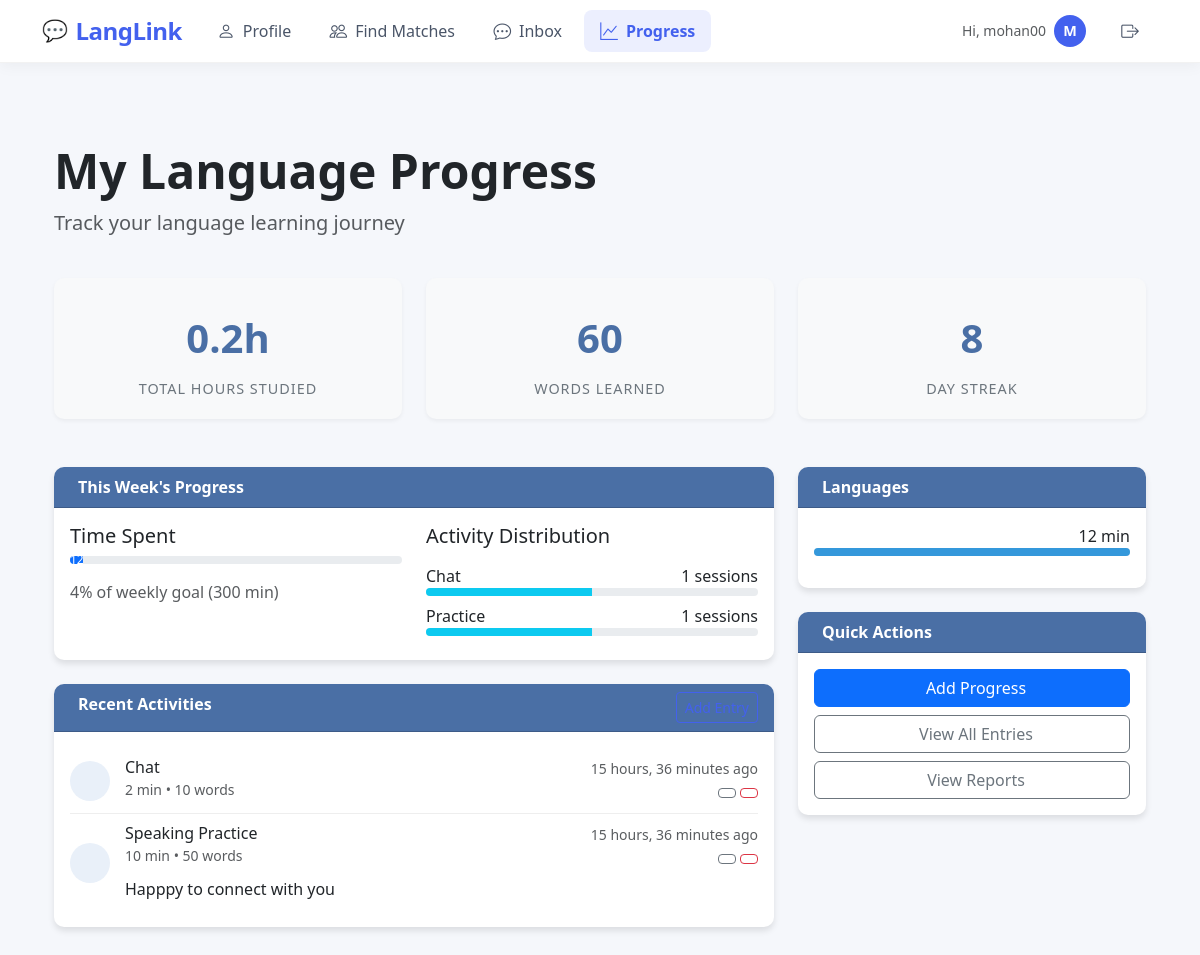
Page /progress/ (signed in) on the committed database.
### main/models.py (models this page shows, shortened)
class ProgressLog(models.Model):
    ACTIVITY_CHOICES = [
        ('chat', 'Chat'),
        ('lesson', 'Lesson'),
        ('practice', 'Speaking Practice'),
        ('vocab', 'Vocabulary'),
        ('grammar', 'Grammar'),
        ('other', 'Other')
    ]
    user = models.ForeignKey(User, on_delete=models.CASCADE, related_name='progress_logs')
    date = models.DateField(auto_now_add=True)
    activity_type = models.CharField(max_length=20, choices=ACTIVITY_CHOICES, default='chat')
    language = models.CharField(max_length=2, choices=Profile.LANGUAGES, default='en')
    minutes_studied = models.PositiveIntegerField(default=0)
    words_learned = models.PositiveIntegerField(default=0)
    proficiency_level = models.CharField(max_length=20, choices=[
        ('beginner', 'Beginner'),
        ('elementary', 'Elementary'),
        ('intermediate', 'Intermediate'),
        ('upper_intermediate', 'Upper Intermediate'),
        ('advanced', 'Advanced'),
        ('fluent', 'Fluent')
    ], default='beginner')
    notes = models.TextField(blank=True)
    class Meta:
        ordering = ['-date']
        verbose_name_plural = 'Progress Logs'

### main/views.py (the view)
# urls.py: path('progress/', login_required(views.ProgressDashboardView.as_view()), name='progress_dashboard'),
class ProgressDashboardView(LoginRequiredMixin, TemplateView):
    template_name = 'progress/dashboard.html'
    def get_context_data(self, **kwargs):
        context = super().get_context_data(**kwargs)
        user = self.request.user
        today = timezone.now().date()
        week_ago = today - timezone.timedelta(days=7)
        weekly_logs = ProgressLog.objects.filter(
            user=user,
            date__range=[week_ago, today]
        )
        total_minutes = weekly_logs.aggregate(total=Sum('minutes_studied'))['total'] or 0
        total_words = weekly_logs.aggregate(total=Sum('words_learned'))['total'] or 0
        activity_distribution = weekly_logs.values('activity_type').annotate(
            count=Count('id'),
            total_minutes=Sum('minutes_studied')
        )
        total_activities = sum(item['count'] for item in activity_distribution) if activity_distribution else 1
        for activity in activity_distribution:
            activity['percentage'] = (activity['count'] / total_activities * 100) if total_activities > 0 else 0
        recent_activities = ProgressLog.objects.filter(user=user).order_by('-date')[:5]
        language_distribution = weekly_logs.values('language').annotate(
            total_minutes=Sum('minutes_studied')
        ).order_by('-total_minutes')
        total_lang_minutes = sum(item['total_minutes'] for item in language_distribution) if language_distribution else 1
        for lang in language_distribution:
            lang['percentage'] = (lang['total_minutes'] / total_lang_minutes * 100) if total_lang_minutes > 0 else 0
            lang['color'] = self.get_language_color(lang['language'])
        total_hours = ProgressLog.objects.filter(user=user).aggregate(
            total=Sum('minutes_studied')
        )['total'] or 0
        context.update({
            'weekly_summary': {
                'total_minutes': total_minutes,
                'total_hours': round(total_minutes / 60, 1) if total_minutes else 0,
                'words_learned': total_words,
                'activity_distribution': activity_distribution,
                'percentage_complete': min(100, int((total_minutes / 300) * 100)) if total_minutes else 0,  # 5 hour weekly goal
                'goal': 300,  # 5 hours in minutes
                'total_days': (today - week_ago).days + 1
            },
            'recent_activities': recent_activities,
            'language_distribution': language_distribution,
            'total_hours_studied': round(total_hours / 60, 1) if total_hours else 0,
            'total_words_learned': ProgressLog.objects.filter(user=user).aggregate(
                total=Sum('words_learned')
            )['total'] or 0,
        })
        return context
    def get_language_color(self, language_code):
        colors = {
            'en': '#3498db',  # English - Blue
            'es': '#e74c3c',  # Spanish - Red
            'fr': '#2ecc71',  # French - Green
            'de': '#f39c12',  # German - Orange
            'it': '#9b59b6',  # Italian - Purple
            'pt': '#1abc9c',  # Portuguese - Turquoise
            'ru': '#e67e22',  # Russian - Carrot
            'zh': '#e74c3c',  # Chinese - Red
            'ja': '#2c3e50',  # Japanese - Dark Blue
            'ko': '#34495e',  # Korean - Dark Gray
        }
        return colors.get(language_code, '#95a5a6')  # Default gray

### templates/progress/dashboard.html (shortened to what this page needs)
{% extends 'base.html' %}
{% load static %}
{% block content %}
<div class="container py-5">
    <div class="row mb-4">
        <div class="col-12">
            <h1 class="display-5 fw-bold">My Language Progress</h1>
            <p class="lead text-muted">Track your language learning journey</p>
        </div>
    </div>
    <div class="row mb-4">
        <div class="col-md-4 mb-4">
            <div class="stat-card">
                <div class="stat-number">{{ total_hours_studied|default:0 }}h</div>
                <div class="stat-label">Total Hours Studied</div>
            </div>
        </div>
        <div class="col-md-4 mb-4">
            <div class="stat-card">
                <div class="stat-number">{{ total_words_learned|default:0 }}</div>
                <div class="stat-label">Words Learned</div>
            </div>
        </div>
        <div class="col-md-4 mb-4">
            <div class="stat-card">
                <div class="stat-number">{{ weekly_summary.total_days|default:0 }}</div>
                <div class="stat-label">Day Streak</div>
            </div>
        </div>
    </div>
    <div class="row">
        <div class="col-lg-8">
            <div class="card progress-card">
                <div class="card-header">
                    This Week's Progress
                </div>
                <div class="card-body">
                    <div class="row">
                        <div class="col-md-6">
                            <h5>Time Spent</h5>
                            <div class="progress mb-3">
                                <div class="progress-bar bg-primary" role="progressbar"
                                     style="width: {{ weekly_summary.percentage_complete|default:0 }}%"
                                     aria-valuenow="{{ weekly_summary.percentage_complete|default:0 }}"
                                     aria-valuemin="0"
                                     aria-valuemax="100">
                                    {{ weekly_summary.total_minutes|default:0 }} min
                                </div>
                            </div>
                            <p class="text-muted">{{ weekly_summary.percentage_complete|default:0 }}% of weekly goal ({{ weekly_summary.goal|default:300 }} min)</p>
                        </div>
                        <div class="col-md-6">
                            <h5>Activity Distribution</h5>
                            <div class="mt-3">
                                {% for activity in weekly_summary.activity_distribution %}
                                <div class="mb-2">
                                    <div class="d-flex justify-content-between">
                                        <span>{{ activity.activity_type|title }}</span>
                                        <span>{{ activity.count }} sessions</span>
                                    </div>
                                    <div class="progress">
                                        <div class="progress-bar bg-info"
                                             role="progressbar"
                                             style="width: {{ activity.percentage }}%"
                                             aria-valuenow="{{ activity.percentage }}"
                                             aria-valuemin="0"
                                             aria-valuemax="100">
                                        </div>
                                    </div>
                                </div>
                                {% endfor %}
                            </div>
                        </div>
                    </div>
                </div>
            </div>
            <div class="card progress-card mt-4">
                <div class="card-header">
                    Recent Activities
                    <a href="{% url 'main:progress_add' %}" class="btn btn-sm btn-outline-primary float-end">
                    </a>
                </div>
                <div class="card-body">
                    {% if recent_activities %}
                        {% for activity in recent_activities %}
                        <div class="d-flex align-items-center activity-item">
                            <div class="activity-icon">
                            </div>
                            <div class="flex-grow-1">
                                <div class="d-flex justify-content-between">
                                    <h6 class="mb-0">{{ activity.get_activity_type_display }}</h6>
                                    <small class="text-muted">{{ activity.date|timesince }} ago</small>
                                </div>
                                <div class="d-flex justify-content-between">
                                    <small class="text-muted">
                                        {{ activity.minutes_studied }} min •
                                        {{ activity.words_learned }} words
                                    </small>
                                    <div>
                                        <a href="{% url 'main:progress_edit' activity.id %}" class="btn btn-sm btn-outline-secondary">
                                        </a>
                                        <a href="{% url 'main:progress_delete' activity.id %}" class="btn btn-sm btn-outline-danger">
                                        </a>
                                    </div>
                                </div>
                                {% if activity.notes %}
                                <p class="mb-0 mt-2">{{ activity.notes }}</p>
                                {% endif %}
                            </div>
                        </div>
                        {% endfor %}
                    {% endif %}
                </div>
            </div>
        </div>
        <div class="col-lg-4">
            <div class="card progress-card mb-4">
                <div class="card-header">
                    Languages
                </div>
                <div class="card-body">
                    <div class="mb-3">
                        {% for lang in language_distribution %}
                        <div class="mb-2">
                            <div class="d-flex justify-content-between">
                                <span>{{ lang.total_minutes|floatformat:0 }} min</span>
                            </div>
                            <div class="progress">
                                <div class="progress-bar"
                                     role="progressbar"
                                     style="width: {{ lang.percentage }}%; background-color: {{ lang.color }}"
                                     aria-valuenow="{{ lang.percentage }}"
                                     aria-valuemin="0"
                                     aria-valuemax="100">
                                </div>
                            </div>
                        </div>
                        {% endfor %}
                    </div>
                </div>
            </div>
            <div class="card progress-card">
                <div class="card-header">
                    Quick Actions
                </div>
                <div class="card-body">
                    <a href="{% url 'main:progress_add' %}" class="btn btn-primary w-100 mb-2">
                        Add Progress
                    </a>
                    <a href="#" class="btn btn-outline-secondary w-100 mb-2">
                        View All Entries
                    </a>
                    <a href="#" class="btn btn-outline-secondary w-100">
                        View Reports
                    </a>
                </div>
            </div>
        </div>
    </div>
</div>
{% endblock %}

### templates/base.html (shortened to what this page needs)
<!DOCTYPE html>
<html lang="en">
<head>
    <link href="https://cdn.jsdelivr.net/npm/bootstrap@5.3.0/dist/css/bootstrap.min.css" rel="stylesheet">
    <link rel="stylesheet" href="https://cdn.jsdelivr.net/npm/bootstrap-icons@1.10.0/font/bootstrap-icons.css">
</head>
<body>
    <nav class="navbar navbar-expand-lg fixed-top">
        <div class="container">
            <a class="navbar-brand" href="{% url 'main:home' %}">LangLink</a>
            <div class="collapse navbar-collapse" id="navbarNav">
                {% if user.is_authenticated %}
                <ul class="navbar-nav me-auto">
                    <li class="nav-item">
                        <a class="nav-link {% if request.resolver_match.url_name == 'profile' %}active{% endif %}" href="{% url 'main:profile' %}">
                            <i class="bi bi-person"></i> Profile
                        </a>
                    </li>
                    <li class="nav-item">
                        <a class="nav-link {% if request.resolver_match.url_name == 'matches' %}active{% endif %}" href="{% url 'main:matches' %}">
                            <i class="bi bi-people"></i> Find Matches
                        </a>
                    </li>
                    <li class="nav-item">
                        <a class="nav-link position-relative {% if request.resolver_match.url_name == 'inbox' or request.resolver_match.url_name == 'chat' %}active{% endif %}" href="{% url 'main:inbox' %}">
                            <i class="bi bi-chat-dots"></i> Inbox
                        </a>
                    </li>
                    <li class="nav-item">
                        <a class="nav-link {% if request.resolver_match.url_name == 'progress_dashboard' %}active{% endif %}" href="{% url 'main:progress_dashboard' %}">
                            <i class="bi bi-graph-up"></i> Progress
                        </a>
                    </li>
                </ul>
                <ul class="navbar-nav">
                    <li class="nav-item d-flex align-items-center">
                        <div class="d-flex align-items-center me-3">
                            <span class="me-2 text-muted small d-none d-md-inline">Hi, {{ user.username }}</span>
                            <div class="user-avatar-small" style="width: 32px; height: 32px; background: var(--primary-color); color: white; border-radius: 50%; display: flex; align-items: center; justify-content: center; font-weight: 600; font-size: 0.9rem;">
                                {{ user.username|slice:":1"|upper }}
                            </div>
                        </div>
                        <a class="nav-link text-danger" href="{% url 'logout' %}" title="Logout">
                            <i class="bi bi-box-arrow-right"></i>
                        </a>
                    </li>
                </ul>
                {% endif %}
            </div>
        </div>
    </nav>
    <main class="container py-4">
        {% block content %}
        {% endblock %}
    </main>
</body>
</html>

### rows in the picture
ProgressLog: activity_type "Chat", date "15 hours, 36 minutes", minutes_studied "2", words_learned "10"
ProgressLog: activity_type "Speaking Practice", date "15 hours, 36 minutes", minutes_studied "10", words_learned "50", notes "Happpy to connect with you"

### other values in the picture
{{ user.username }} "mohan00"
{{ user.username|slice:":1"|upper }} "M"
{{ total_hours_studied|default:0 }} "0.2"
{{ total_words_learned|default:0 }} "60"
{{ weekly_summary.total_days|default:0 }} "8"
{{ weekly_summary.percentage_complete|default:0 }} "4"
{{ weekly_summary.goal|default:300 }} "300"
{{ activity.activity_type|title }} "Chat" "Practice"
{{ activity.count }} "1" "1"
{{ lang.total_minutes|floatformat:0 }} "12"
